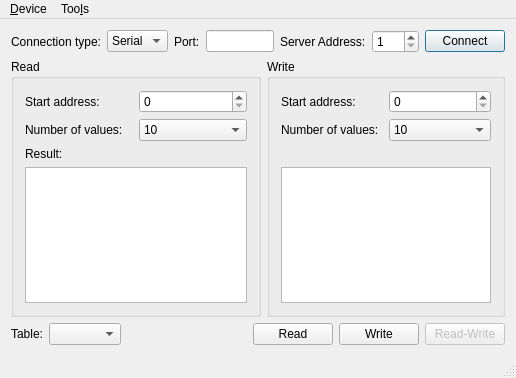
<?xml version="1.0" encoding="UTF-8"?>
<ui version="4.0">
 <class>MainWindow</class>
 <widget class="QMainWindow" name="MainWindow">
  <property name="geometry">
   <rect>
    <x>0</x>
    <y>0</y>
    <width>516</width>
    <height>378</height>
   </rect>
  </property>
  <property name="maximumSize">
   <size>
    <width>16777215</width>
    <height>1000</height>
   </size>
  </property>
  <property name="windowTitle">
   <string>Modbus Client Example</string>
  </property>
  <widget class="QWidget" name="centralWidget">
   <layout class="QVBoxLayout" name="verticalLayout">
    <item>
     <layout class="QGridLayout" name="gridLayout">
      <item row="0" column="5">
       <widget class="QLabel" name="label_27">
        <property name="sizePolicy">
         <sizepolicy hsizetype="Maximum" vsizetype="Preferred">
          <horstretch>0</horstretch>
          <verstretch>0</verstretch>
         </sizepolicy>
        </property>
        <property name="text">
         <string>Server Address:</string>
        </property>
       </widget>
      </item>
      <item row="0" column="7">
       <widget class="QPushButton" name="connectButton">
        <property name="sizePolicy">
         <sizepolicy hsizetype="Maximum" vsizetype="Fixed">
          <horstretch>0</horstretch>
          <verstretch>0</verstretch>
         </sizepolicy>
        </property>
        <property name="text">
         <string>Connect</string>
        </property>
        <property name="checkable">
         <bool>false</bool>
        </property>
        <property name="autoDefault">
         <bool>false</bool>
        </property>
        <property name="default">
         <bool>true</bool>
        </property>
       </widget>
      </item>
      <item row="0" column="4">
       <spacer name="horizontalSpacer">
        <property name="orientation">
         <enum>Qt::Horizontal</enum>
        </property>
        <property name="sizeHint" stdset="0">
         <size>
          <width>40</width>
          <height>20</height>
         </size>
        </property>
       </spacer>
      </item>
      <item row="0" column="6">
       <widget class="QSpinBox" name="serverEdit">
        <property name="sizePolicy">
         <sizepolicy hsizetype="Maximum" vsizetype="Fixed">
          <horstretch>0</horstretch>
          <verstretch>0</verstretch>
         </sizepolicy>
        </property>
        <property name="minimum">
         <number>1</number>
        </property>
        <property name="maximum">
         <number>247</number>
        </property>
       </widget>
      </item>
      <item row="0" column="1">
       <widget class="QComboBox" name="connectType">
        <item>
         <property name="text">
          <string>Serial</string>
         </property>
        </item>
        <item>
         <property name="text">
          <string>TCP</string>
         </property>
        </item>
       </widget>
      </item>
      <item row="0" column="2">
       <widget class="QLabel" name="label_2">
        <property name="sizePolicy">
         <sizepolicy hsizetype="Maximum" vsizetype="Preferred">
          <horstretch>0</horstretch>
          <verstretch>0</verstretch>
         </sizepolicy>
        </property>
        <property name="text">
         <string>Port:</string>
        </property>
       </widget>
      </item>
      <item row="0" column="0">
       <widget class="QLabel" name="label">
        <property name="text">
         <string>Connection type:</string>
        </property>
       </widget>
      </item>
      <item row="0" column="3">
       <widget class="QLineEdit" name="portEdit">
        <property name="sizePolicy">
         <sizepolicy hsizetype="Preferred" vsizetype="Fixed">
          <horstretch>0</horstretch>
          <verstretch>0</verstretch>
         </sizepolicy>
        </property>
       </widget>
      </item>
     </layout>
    </item>
    <item>
     <layout class="QHBoxLayout" name="horizontalLayout_2">
      <item>
       <widget class="QGroupBox" name="groupBox_2">
        <property name="minimumSize">
         <size>
          <width>250</width>
          <height>0</height>
         </size>
        </property>
        <property name="title">
         <string>Read</string>
        </property>
        <layout class="QGridLayout" name="gridLayout_3">
         <item row="0" column="0">
          <widget class="QLabel" name="label_4">
           <property name="text">
            <string>Start address:</string>
           </property>
          </widget>
         </item>
         <item row="0" column="1">
          <widget class="QSpinBox" name="readAddress">
           <property name="maximum">
            <number>9</number>
           </property>
          </widget>
         </item>
         <item row="1" column="0">
          <widget class="QLabel" name="label_5">
           <property name="text">
            <string>Number of values:</string>
           </property>
          </widget>
         </item>
         <item row="1" column="1">
          <widget class="QComboBox" name="readSize">
           <property name="currentIndex">
            <number>9</number>
           </property>
           <item>
            <property name="text">
             <string>1</string>
            </property>
           </item>
           <item>
            <property name="text">
             <string>2</string>
            </property>
           </item>
           <item>
            <property name="text">
             <string>3</string>
            </property>
           </item>
           <item>
            <property name="text">
             <string>4</string>
            </property>
           </item>
           <item>
            <property name="text">
             <string>5</string>
            </property>
           </item>
           <item>
            <property name="text">
             <string>6</string>
            </property>
           </item>
           <item>
            <property name="text">
             <string>7</string>
            </property>
           </item>
           <item>
            <property name="text">
             <string>8</string>
            </property>
           </item>
           <item>
            <property name="text">
             <string>9</string>
            </property>
           </item>
           <item>
            <property name="text">
             <string>10</string>
            </property>
           </item>
          </widget>
         </item>
         <item row="2" column="0">
          <widget class="QLabel" name="label_9">
           <property name="text">
            <string>Result:</string>
           </property>
          </widget>
         </item>
         <item row="3" column="0" colspan="2">
          <widget class="QListWidget" name="readValue">
           <property name="minimumSize">
            <size>
             <width>0</width>
             <height>0</height>
            </size>
           </property>
          </widget>
         </item>
        </layout>
       </widget>
      </item>
      <item>
       <widget class="QGroupBox" name="writeGroupBox">
        <property name="minimumSize">
         <size>
          <width>225</width>
          <height>0</height>
         </size>
        </property>
        <property name="title">
         <string>Write</string>
        </property>
        <layout class="QGridLayout" name="gridLayout_2">
         <item row="0" column="0">
          <widget class="QLabel" name="label_7">
           <property name="text">
            <string>Start address:</string>
           </property>
          </widget>
         </item>
         <item row="3" column="0" colspan="2">
          <widget class="QTreeView" name="writeValueTable">
           <property name="showDropIndicator" stdset="0">
            <bool>true</bool>
           </property>
           <property name="alternatingRowColors">
            <bool>true</bool>
           </property>
           <property name="rootIsDecorated">
            <bool>false</bool>
           </property>
           <property name="uniformRowHeights">
            <bool>true</bool>
           </property>
           <property name="itemsExpandable">
            <bool>false</bool>
           </property>
           <property name="expandsOnDoubleClick">
            <bool>false</bool>
           </property>
           <attribute name="headerVisible">
            <bool>true</bool>
           </attribute>
          </widget>
         </item>
         <item row="0" column="1">
          <widget class="QSpinBox" name="writeAddress">
           <property name="maximum">
            <number>9</number>
           </property>
          </widget>
         </item>
         <item row="1" column="0">
          <widget class="QLabel" name="label_8">
           <property name="text">
            <string>Number of values:</string>
           </property>
          </widget>
         </item>
         <item row="1" column="1">
          <widget class="QComboBox" name="writeSize">
           <property name="currentIndex">
            <number>9</number>
           </property>
           <item>
            <property name="text">
             <string>1</string>
            </property>
           </item>
           <item>
            <property name="text">
             <string>2</string>
            </property>
           </item>
           <item>
            <property name="text">
             <string>3</string>
            </property>
           </item>
           <item>
            <property name="text">
             <string>4</string>
            </property>
           </item>
           <item>
            <property name="text">
             <string>5</string>
            </property>
           </item>
           <item>
            <property name="text">
             <string>6</string>
            </property>
           </item>
           <item>
            <property name="text">
             <string>7</string>
            </property>
           </item>
           <item>
            <property name="text">
             <string>8</string>
            </property>
           </item>
           <item>
            <property name="text">
             <string>9</string>
            </property>
           </item>
           <item>
            <property name="text">
             <string>10</string>
            </property>
           </item>
          </widget>
         </item>
         <item row="2" column="0">
          <widget class="QLabel" name="label_3">
           <property name="text">
            <string/>
           </property>
          </widget>
         </item>
        </layout>
       </widget>
      </item>
     </layout>
    </item>
    <item>
     <layout class="QHBoxLayout" name="horizontalLayout">
      <item>
       <widget class="QLabel" name="label_6">
        <property name="text">
         <string>Table:</string>
        </property>
       </widget>
      </item>
      <item>
       <widget class="QComboBox" name="writeTable"/>
      </item>
      <item>
       <spacer name="horizontalSpacer_2">
        <property name="orientation">
         <enum>Qt::Horizontal</enum>
        </property>
        <property name="sizeHint" stdset="0">
         <size>
          <width>13</width>
          <height>17</height>
         </size>
        </property>
       </spacer>
      </item>
      <item>
       <widget class="QPushButton" name="readButton">
        <property name="sizePolicy">
         <sizepolicy hsizetype="Maximum" vsizetype="Fixed">
          <horstretch>0</horstretch>
          <verstretch>0</verstretch>
         </sizepolicy>
        </property>
        <property name="text">
         <string>Read</string>
        </property>
       </widget>
      </item>
      <item>
       <widget class="QPushButton" name="writeButton">
        <property name="text">
         <string>Write</string>
        </property>
       </widget>
      </item>
      <item>
       <widget class="QPushButton" name="readWriteButton">
        <property name="enabled">
         <bool>false</bool>
        </property>
        <property name="text">
         <string>Read-Write</string>
        </property>
       </widget>
      </item>
     </layout>
    </item>
   </layout>
  </widget>
  <widget class="QStatusBar" name="statusBar"/>
  <widget class="QMenuBar" name="menuBar">
   <property name="geometry">
    <rect>
     <x>0</x>
     <y>0</y>
     <width>516</width>
     <height>21</height>
    </rect>
   </property>
   <widget class="QMenu" name="menuDevice">
    <property name="title">
     <string>&amp;Device</string>
    </property>
    <addaction name="actionConnect"/>
    <addaction name="actionDisconnect"/>
    <addaction name="separator"/>
    <addaction name="actionExit"/>
   </widget>
   <widget class="QMenu" name="menuToo_ls">
    <property name="title">
     <string>Too&amp;ls</string>
    </property>
    <addaction name="actionOptions"/>
   </widget>
   <addaction name="menuDevice"/>
   <addaction name="menuToo_ls"/>
  </widget>
  <action name="actionConnect">
   <property name="icon">
    <iconset resource="client.qrc">
     <normaloff>:/images/connect.png</normaloff>:/images/connect.png</iconset>
   </property>
   <property name="text">
    <string>&amp;Connect</string>
   </property>
  </action>
  <action name="actionDisconnect">
   <property name="icon">
    <iconset resource="client.qrc">
     <normaloff>:/images/disconnect.png</normaloff>:/images/disconnect.png</iconset>
   </property>
   <property name="text">
    <string>&amp;Disconnect</string>
   </property>
  </action>
  <action name="actionExit">
   <property name="icon">
    <iconset resource="client.qrc">
     <normaloff>:/images/application-exit.png</normaloff>:/images/application-exit.png</iconset>
   </property>
   <property name="text">
    <string>&amp;Quit</string>
   </property>
  </action>
  <action name="actionOptions">
   <property name="icon">
    <iconset resource="client.qrc">
     <normaloff>:/images/settings.png</normaloff>:/images/settings.png</iconset>
   </property>
   <property name="text">
    <string>&amp;Options</string>
   </property>
  </action>
 </widget>
 <layoutdefault spacing="6" margin="11"/>
 <tabstops>
  <tabstop>connectType</tabstop>
  <tabstop>portEdit</tabstop>
  <tabstop>serverEdit</tabstop>
  <tabstop>connectButton</tabstop>
  <tabstop>readAddress</tabstop>
  <tabstop>readSize</tabstop>
  <tabstop>readValue</tabstop>
  <tabstop>writeAddress</tabstop>
  <tabstop>writeSize</tabstop>
  <tabstop>writeValueTable</tabstop>
  <tabstop>writeTable</tabstop>
  <tabstop>readButton</tabstop>
  <tabstop>writeButton</tabstop>
  <tabstop>readWriteButton</tabstop>
 </tabstops>
 <resources>
  <include location="client.qrc"/>
 </resources>
 <connections/>
</ui>
